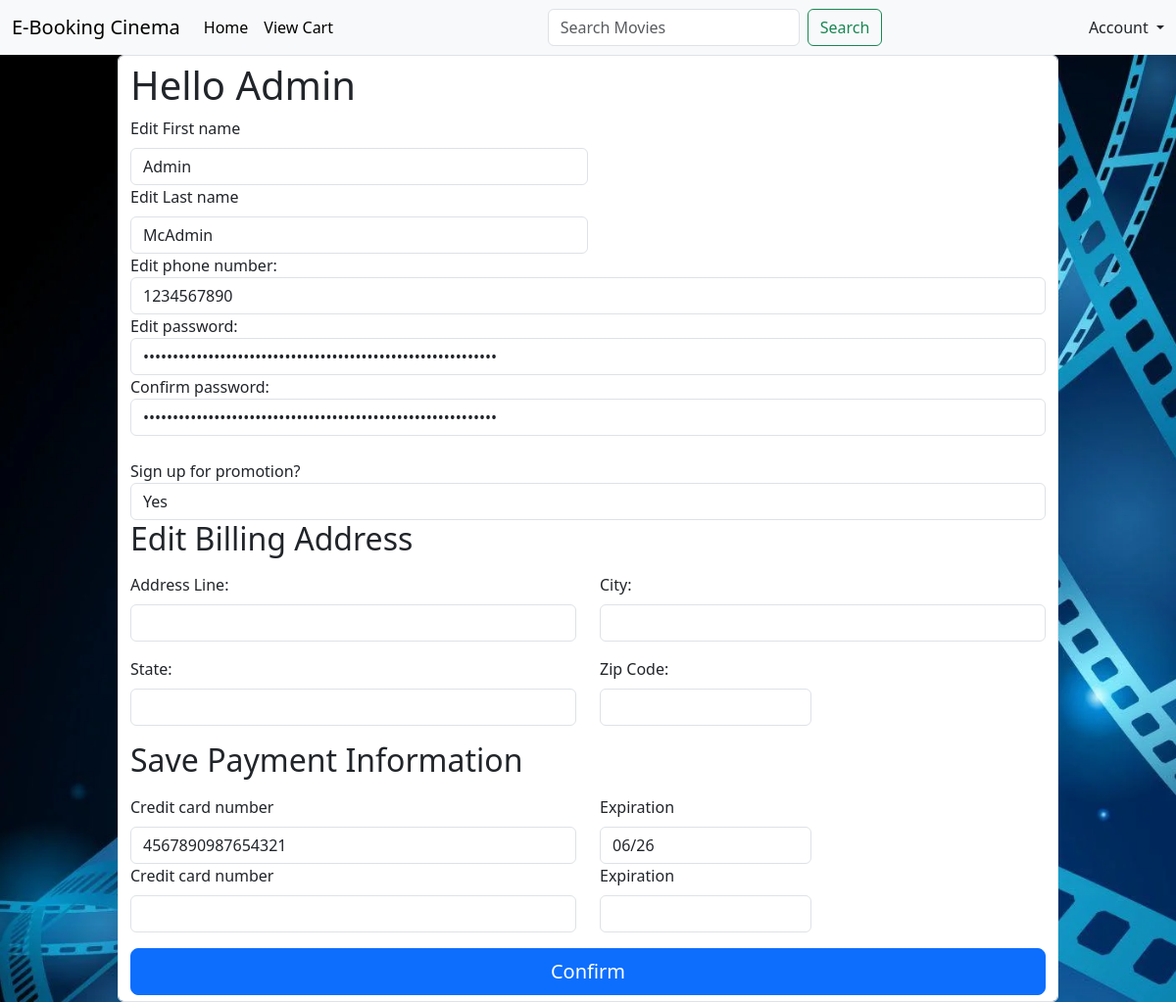
The page /pages/editprofile.php (signed in) on the database its author committed.
### tables this page shows
CREATE TABLE `user` (
  `id` int(11) NOT NULL,
  `first_name` varchar(255) DEFAULT NULL,
  `last_name` varchar(55) DEFAULT NULL,
  `phone` varchar(255) DEFAULT NULL,
  `email` varchar(255) DEFAULT NULL,
  `password` varchar(255) DEFAULT NULL,
  `promo` tinyint(1) NOT NULL DEFAULT 0,
  `city` varchar(255) DEFAULT NULL,
  `state` varchar(255) DEFAULT NULL,
  `zip` varchar(255) DEFAULT NULL,
  `status` tinyint(1) NOT NULL DEFAULT 0,
  `admin` tinyint(1) NOT NULL DEFAULT 0,
  `emailHash` varchar(32) DEFAULT NULL,
  `address` varchar(100) NOT NULL
);

CREATE TABLE `payment_card_table` (
  `idPaymentCard` int(11) NOT NULL,
  `cardNum` varchar(45) NOT NULL,
  `experationDate` varchar(45) NOT NULL,
  `userID` int(11) NOT NULL
);

### pages/editprofile.php (the view, shortened to what this page needs)
<?php
  $mysqli = require __DIR__ . "/database.php";
  $sql = "SELECT * FROM user
          WHERE id = {$_SESSION["user_id"]}";
          $result = $mysqli->query($sql);
          $user = $result->fetch_assoc();
$first_name = $user["first_name"];
$last_name = $user["last_name"];
$phone = $user["phone"];
$password = $user["password"];
$address = $user["address"];
$city = $user["city"];
$state = $user["state"];
$zip = $user["zip"];
$counter = 0;
$sql = "SELECT * FROM payment_card_table
        WHERE userID = {$_SESSION["user_id"]}";
        $result = $mysqli->query($sql);
?>
<!DOCTYPE html>
<html>
<head>
<link href="../node_modules/bootstrap/dist/css/bootstrap.min.css" rel="stylesheet">
<link href="../css/signin.css" rel="stylesheet">
<link href="../css/form-validation.css" rel="stylesheet">
<link href="../css/homepage.css" rel="stylesheet">
</head>
<body id="bg">
  <nav class="navbar navbar-expand-lg navbar-light bg-light">
    <div class="container-fluid">
        <a class="navbar-brand" href="home.php">E-Booking Cinema</a>
        <div class="collapse navbar-collapse" id="navbarNavDropdown">
            <ul class="navbar-nav me-auto order-0">
                <li class="nav-item">
                    <a class="nav-link active" href="home.php" aria-current="page">Home</a>
                </li>
                <li>
                    <a class="nav-link active" href="checkout.html" aria-current="page">View Cart</a>
                </li>
            </ul>
            <div class="mx-auto">
                <form class="d-flex">
                    <input class="form-control me-2" type="search" placeholder="Search Movies"
                        aria-label="Search">
                    <button class="btn btn-outline-success" type="submit">Search</button>
                </form>
            </div>
            <div class="d-flex ms-auto order-5">
                <div class="nav-item dropdown justify-content-end">
                    <a class="nav-link dropdown-toggle" href="#" id="navbarDropdownMenuLink" role="button"
                        data-bs-toggle="dropdown" aria-expanded="false">
                        Account
                    </a>
                </div>
            </div>
        </div>
    </div>
</nav>
<div class="container form-control form-block">
	<div class="center">
	<h1>Hello <?php echo $first_name ?></h1>
		<form action="process-profile.php" method="POST">
			<div class="col-sm-6">
              <label for="first_name" class="form-label">Edit First name</label>
              <input type="text" class="form-control" id="first_name" name="first_name" value="<?php echo $first_name ?>">
            </div>
            <div class="col-sm-6">
              <label for="last_name" class="form-label">Edit Last name</label>
              <input type="text" class="form-control" id="last_name" name="last_name" value="<?php echo $last_name ?>">
      </div>
		<label for="phone">Edit phone number:<br></label>
		<input type="text" class="form-control" id="phone" name="phone" value="<?php echo $phone ?>">
		<label for="floatingPassword">Edit password:</label>
		<input type="password" class="form-control" id="password" name="password" value="<?php echo $password ?>">
		<label for="floatingPassword">Confirm password:</label>
		<input type="password" class="form-control" id="password_confirmation" name="password_confirmation" value="<?php echo $password ?>">
		<br>
    <label for="promo">Sign up for promotion?</label>
				<select class="form-control" id="promo", name="promo">
					<option>Yes</option>
				</select>
    <h2>Edit Billing Address</h2>
    <div class="my-3">
      <div class="row gy-3">
        <div class="col-md-6">
          <label for="address" class="form-label">Address Line:</label>
          <input type="text" class="form-control" id="address" name="address" value="<?php echo $address ?>">
        </div>
        <div class="col-md-6">
          <label for="city" class="form-label">City:</label>
          <input type="text" class="form-control" id="city" name="city" value="<?php echo $city ?>">
        </div>
        <div class="col-md-6">
          <label for="state" class="form-label">State:</label>
          <input type="text" class="form-control" id="state" name="state" value="<?php echo $state ?>">
        </div>
        <div class="col-md-3">
          <label for="zip" class="form-label">Zip Code:</label>
          <input type="text" class="form-control" id="zip" name="zip" value="<?php echo $zip ?>">
        </div>
      </div>
</div>
		<h2>Save Payment Information</h2>
		<div class="my-3">
          <div class="row gy-3">
            <?php while($row = $result->fetch_assoc()) { ?>
              <?php
                $counter++;
                $cardNum = $row["cardNum"];
                $expireDate = $row["experationDate"];
              ?>
              <div class="col-md-6">
                <label for="cc_number" class="form-label">Credit card number</label>
                <input type="text" class="form-control" value="<?php echo $cardNum ?>">
              </div>
              <div class="col-md-3">
                <label for="cc_expiration" class="form-label">Expiration</label>
                <input type="text" class="form-control"  value="<?php echo $expireDate ?>">
              </div>
            <?php } ?>
          </div>
          <?php if($counter != 3) { ?>
            <div class="row gy-3">
              <div class="col-md-6">
                <label for="cc_number" class="form-label">Credit card number</label>
                <input type="text" class="form-control" id="cc_number" name="cc_number" >
              </div>
              <div class="col-md-3">
                <label for="cc_expiration" class="form-label">Expiration</label>
                <input type="text" class="form-control" id="cc_expiration" name="cc_expiration" >
              </div>
            </div>
          <?php } ?>
    </div>
		<button class="w-100 btn btn-lg btn-primary" type="submit">Confirm</button>
		</form>
	</div>
</div>
</body>
</html>

### css/signin.css (style rules this page uses)
html, body { height: 100%; }
body { align-items: center; padding-bottom: 40px; background-color: #f5f5f5; }

### css/form-validation.css (style rules this page uses)
.container { max-width: 960px; }
.form-block { margin-left: auto; margin-right: auto; margin-top: auto; margin-bottom: auto; height: auto; width: auto; background-color: #ffffff; }

### css/homepage.css (style rules this page uses)
#bg { background-image: url("../MVC_Pages/Controller/Assets/wallpaper.jpg"); height: 100%; background-position: center; background-size: cover; background-repeat: repeat-y; }

### rows shown on the page
user: first_name "Admin", last_name "McAdmin", phone "1234567890"
payment_card_table: cardNum "4567890987654321", experationDate "06/26"
